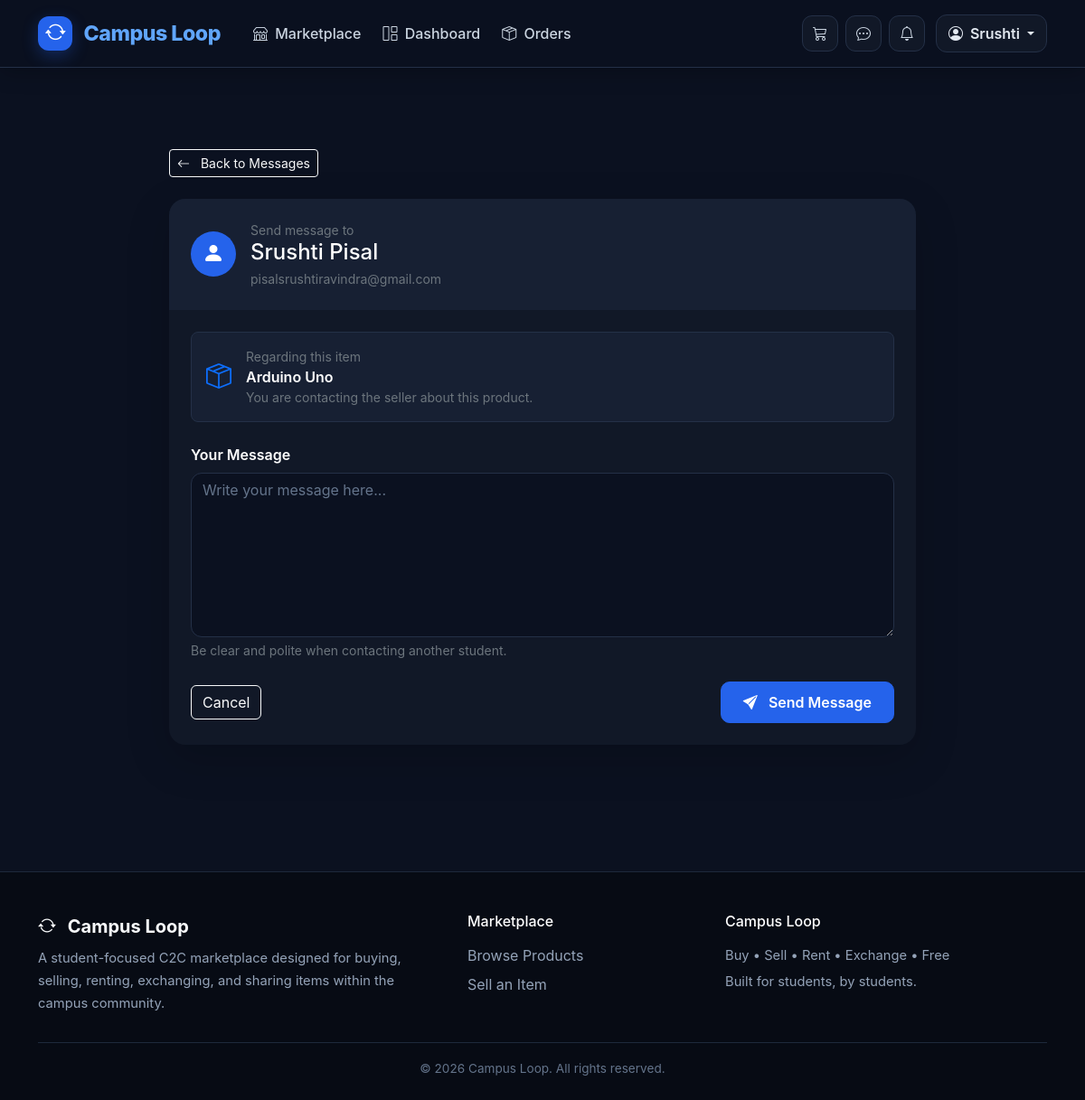
Page /messages/send/2/?product=1 (signed in) on the committed database.
### accounts/models.py (models this page shows)
class User(AbstractUser):
    ROLE_CHOICES = (
    ("user", "User"),
    ("admin", "Admin"),
)
    username = None
    email = models.EmailField(
        unique=True
    )
    phone = models.CharField(
        max_length=15,
        blank=True
    )
    college = models.CharField(
        max_length=150,
        blank=True
    )
    role = models.CharField(
    max_length=10,
    choices=ROLE_CHOICES,
    default="user"
)
    objects = UserManager()
    USERNAME_FIELD = "email"
    REQUIRED_FIELDS = []

### products/models.py (models this page shows, shortened)
class Product(models.Model):
    LISTING_TYPES = (
        ("buy", "Buy"),
        ("rent", "Rent"),
        ("exchange", "Exchange"),
        ("free", "Free"),
    )
    CONDITION_CHOICES = (
        ("new", "New"),
        ("like_new", "Like New"),
        ("good", "Good"),
        ("used", "Used"),
    )
    STATUS_CHOICES = (
        ("pending", "Pending"),
        ("approved", "Approved"),
        ("rejected", "Rejected"),
        ("sold", "Sold"),
    )
    name = models.CharField(max_length=200)
    seller = models.ForeignKey(
        settings.AUTH_USER_MODEL,
        on_delete=models.CASCADE,
        related_name="products"
    )
    category = models.ForeignKey(
        Category,
        on_delete=models.PROTECT,
        related_name="products"
    )
    description = models.TextField()
    price = models.DecimalField(
        max_digits=10,
        decimal_places=2,
        default=0
    )
    condition = models.CharField(
        max_length=20,
        choices=CONDITION_CHOICES,
        default="good"
    )
    stock = models.PositiveIntegerField(default=1)
    listing_type = models.CharField(
        max_length=20,
        choices=LISTING_TYPES,
        default="buy"
    )
    image = models.ImageField(
        upload_to="products/",
        blank=True,
        null=True
    )
    status = models.CharField(
        max_length=20,
        choices=STATUS_CHOICES,
        default="pending"
    )
    created_at = models.DateTimeField(auto_now_add=True)
    updated_at = models.DateTimeField(auto_now=True)

### messages_app/views.py (the view, shortened to what this page needs)
@login_required
def send_message(request, receiver_id):
    receiver = get_object_or_404(
        User,
        id=receiver_id
    )
    product_id = request.GET.get("product")
    product = None
    if product_id:
        from products.models import Product
        product = get_object_or_404(
            Product,
            id=product_id
        )
    return render(
        request,
        "send_message.html",
        {
            "receiver": receiver,
            "product": product
        }
    )

### templates/send_message.html (shortened to what this page needs)
{% extends "base.html" %}
{% block content %}
<div class="container py-5" style="max-width: 850px;">
    <div class="mb-4">
        <a href="{% url 'messages' %}" class="btn btn-outline-light btn-sm">
            <i class="bi bi-arrow-left me-2"></i>
            Back to Messages
        </a>
    </div>
    <div class="card border-0 shadow-lg"
         style="background:#111827; border-radius:18px;">
        <div class="card-header border-0 p-4"
             style="background:#172033; border-radius:18px 18px 0 0;">
            <div class="d-flex align-items-center">
                <div class="rounded-circle d-flex align-items-center justify-content-center me-3"
                     style="width:50px;height:50px;background:#2563eb;">
                    <i class="bi bi-person-fill text-white fs-4"></i>
                </div>
                <div>
                    <div class="text-secondary small">
                        Send message to
                    </div>
                    <h4 class="text-white mb-1">
                        {% if receiver.first_name %}
                            {{ receiver.first_name }} {{ receiver.last_name }}
                        {% else %}
                            {{ receiver.email }}
                        {% endif %}
                    </h4>
                    <div class="text-secondary small">
                        {{ receiver.email }}
                    </div>
                </div>
            </div>
        </div>
        <div class="card-body p-4">
            {% if product %}
            <div class="p-3 mb-4 rounded-3"
                 style="background:#172033; border:1px solid #243047;">
                <div class="d-flex align-items-center">
                    <div class="me-3">
                        <i class="bi bi-box-seam text-primary fs-3"></i>
                    </div>
                    <div>
                        <div class="text-secondary small">
                            Regarding this item
                        </div>
                        <div class="text-white fw-semibold">
                            {{ product.name }}
                        </div>
                        <div class="text-secondary small">
                            You are contacting the seller about this product.
                        </div>
                    </div>
                </div>
            </div>
            {% endif %}
            <form method="post">
                <div class="mb-4">
                    <label for="message"
                           class="form-label text-white fw-semibold">
                        Your Message
                    </label>
                    <textarea
                        id="message"
                        name="message"
                        class="form-control"
                        rows="7"
                        placeholder="Write your message here..."
                        required
                        style="
                            background:#0b1120;
                            border:1px solid #243047;
                            color:#f8fafc;
                            border-radius:12px;
                        "></textarea>
                    <div class="form-text text-secondary">
                        Be clear and polite when contacting another student.
                    </div>
                </div>
                <div class="d-flex justify-content-between align-items-center">
                    <a href="{% url 'messages' %}"
                       class="btn btn-outline-light">
                        Cancel
                    </a>
                    <button type="submit"
                            class="btn btn-primary px-4">
                        <i class="bi bi-send-fill me-2"></i>
                        Send Message
                    </button>
                </div>
            </form>
        </div>
    </div>
</div>
{% endblock %}

### templates/base.html (shortened to what this page needs)
{% load static %}
<!DOCTYPE html>
<html lang="en">
<head>
    <link
        href="https://cdn.jsdelivr.net/npm/bootstrap@5.3.3/dist/css/bootstrap.min.css"
        rel="stylesheet"
    >
    <link
        rel="stylesheet"
        href="https://cdn.jsdelivr.net/npm/bootstrap-icons@1.11.3/font/bootstrap-icons.min.css"
    >
</head>
<body>
<nav class="navbar navbar-expand-lg main-navbar">
    <div class="container py-2">
        <a class="brand" href="{% url 'home' %}">
            <span class="brand-icon">
                <i class="bi bi-arrow-repeat"></i>
            </span>
            Campus Loop
        </a>
        <div class="collapse navbar-collapse" id="mainNavbar">
            <ul class="navbar-nav ms-lg-4 me-auto">
                <li class="nav-item">
                    <a class="nav-link" href="{% url 'products' %}">
                        <i class="bi bi-shop me-1"></i>
                        Marketplace
                    </a>
                </li>
                {% if user.is_authenticated %}
                <li class="nav-item">
                    <a class="nav-link" href="{% url 'dashboard' %}">
                        <i class="bi bi-grid-1x2 me-1"></i>
                        Dashboard
                    </a>
                </li>
                <li class="nav-item">
                    <a class="nav-link" href="{% url 'orders' %}">
                        <i class="bi bi-box-seam me-1"></i>
                        Orders
                    </a>
                </li>
                {% endif %}
            </ul>
            {% if user.is_authenticated %}
            <div class="d-flex align-items-center gap-2 nav-actions">
                <a
                    href="{% url 'cart' %}"
                    class="nav-icon-btn"
                    title="Cart"
                >
                    <i class="bi bi-cart3"></i>
                </a>
                <a
                    href="{% url 'messages' %}"
                    class="nav-icon-btn"
                    title="Messages"
                >
                    <i class="bi bi-chat-dots"></i>
                </a>
                <a
                    href="{% url 'notifications' %}"
                    class="nav-icon-btn"
                    title="Notifications"
                >
                    <i class="bi bi-bell"></i>
                </a>
                <div class="dropdown ms-1">
                    <button
                        class="profile-btn dropdown-toggle"
                        type="button"
                        data-bs-toggle="dropdown"
                        aria-expanded="false"
                    >
                        <i class="bi bi-person-circle me-1"></i>
                        {{ user.first_name|default:user.last_name }}
                    </button>
                </div>
            </div>
            {% endif %}
        </div>
    </div>
</nav>
<main class="main-content">
    <div class="container">
        {% block content %}
        {% endblock %}
    </div>
</main>
<footer class="main-footer">
    <div class="container">
        <div class="row g-4">
            <div class="col-md-5">
                <div class="footer-brand mb-2">
                    <i class="bi bi-arrow-repeat me-2"></i>
                    Campus Loop
                </div>
                <p class="footer-text mb-0">
                    A student-focused C2C marketplace designed
                    for buying, selling, renting, exchanging,
                    and sharing items within the campus community.
                </p>
            </div>
            <div class="col-md-3">
                <h6 class="text-white mb-3">
                    Marketplace
                </h6>
                <a
                    href="{% url 'products' %}"
                    class="footer-link"
                >
                    Browse Products
                </a>
                {% if user.is_authenticated %}
                <a
                    href="{% url 'add_product' %}"
                    class="footer-link"
                >
                    Sell an Item
                </a>
                {% endif %}
            </div>
            <div class="col-md-4">
                <h6 class="text-white mb-3">
                    Campus Loop
                </h6>
                <p class="footer-text mb-1">
                    Buy • Sell • Rent • Exchange • Free
                </p>
                <p class="footer-text mb-0">
                    Built for students, by students.
                </p>
            </div>
        </div>
        <div class="footer-bottom text-center">
            © 2026 Campus Loop. All rights reserved.
        </div>
    </div>
</footer>
</body>
</html>

### templates/base.html (style rules this page uses)
* { box-sizing: border-box; }
body { margin: 0; background: #0b1120; color: #f8fafc; font-family: Inter, -apple-system, BlinkMacSystemFont, "Segoe UI", sans-serif; }
.main-navbar { background: rgba(11, 17, 32, 0.96); border-bottom: 1px solid #243047; box-shadow: 0 4px 25px rgba(0, 0, 0, 0.25); position: sticky; top: 0; z-index: 1000; backdrop-filter: blur(12px); }
.brand { font-size: 1.45rem; font-weight: 800; color: #60a5fa !important; text-decoration: none; letter-spacing: -0.5px; }
.brand-icon { display: inline-flex; align-items: center; justify-content: center; width: 38px; height: 38px; margin-right: 8px; border-radius: 12px; background: #2563eb; color: white; box-shadow: 0 6px 18px rgba(37, 99, 235, 0.3); }
.nav-link { color: #cbd5e1 !important; font-weight: 500; padding: 9px 12px !important; border-radius: 10px; transition: 0.2s ease; }
.nav-icon-btn { width: 40px; height: 40px; border: 1px solid #243047; border-radius: 11px; background: #111827; color: #cbd5e1; display: inline-flex; align-items: center; justify-content: center; text-decoration: none; transition: 0.2s ease; }
.profile-btn { border: 1px solid #243047; background: #111827; color: #e2e8f0; border-radius: 12px; padding: 8px 13px; font-weight: 600; }
.main-content { min-height: calc(100vh - 150px); padding: 42px 0; }
.btn-primary { background: #2563eb; border-color: #2563eb; border-radius: 10px; font-weight: 600; padding: 10px 18px; }
.form-control, .form-select { background: #0f172a; color: #e2e8f0; border: 1px solid #334155; border-radius: 10px; }
.form-control::placeholder { color: #64748b; }
.form-label { color: #cbd5e1; font-weight: 600; }
.main-footer { background: #070b14; color: #cbd5e1; margin-top: 50px; padding: 45px 0 25px; border-top: 1px solid #1e293b; }
.footer-brand { color: #f8fafc; font-size: 1.25rem; font-weight: 750; }
.footer-text { color: #94a3b8; font-size: 0.92rem; line-height: 1.7; }
.footer-link { color: #94a3b8; text-decoration: none; display: block; margin-bottom: 8px; transition: 0.2s ease; }
.footer-bottom { border-top: 1px solid #1e293b; margin-top: 30px; padding-top: 18px; color: #64748b; font-size: 0.85rem; }

### rows in the picture
User: first_name "Srushti"
User: first_name "Srushti", last_name "Pisal", email "pisalsrushtiravindra@gmail.com"
Product: name "Arduino Uno"
